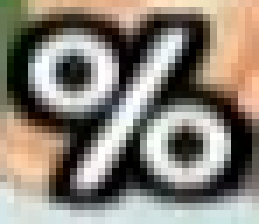
#> input picture smash-analysis/images/training/%.PNG, 37 x 32 px, given in place of 1.mp4, which was not available (shown 7 times larger)
$ python video_processor.py   (Python 2 division)
#> lines starting #> are read from the running program, lines starting #| are printed output that depends on the picture; after the words box and inside, x2 and y2 are one past the last pixel; in counts of white or black regions, pixels touching at a corner belong together; pictures that were not available may be replaced by others from this repository, and a replacement may not be noted
import numpy as np
import sys
import cv2

def print_coords(event, x, y, flags, param):
    if event == cv2.EVENT_LBUTTONDBLCLK:
        print 'x: ' + str(x) + ' y: ' + str(y)

cap = cv2.VideoCapture('tests/videos/1.mp4')
if not cap.isOpened():
    sys.exit(-1)

ret, frame = cap.read()
#> frame is the input picture: shape (32, 37, 3); mean B, G, R 119.3, 129.7, 137.2
c,r,w,h = 175, 55, 25, 75
track_window = (c,r,w,h)

roi = frame[r:r+h, c:c+w]
#> roi = empty array
hsv_roi =  cv2.cvtColor(frame, cv2.COLOR_BGR2HSV)
#> hsv_roi: shape (32, 37, 3); mean H, S, V 51.1, 66.5, 140.6
mask = cv2.inRange(hsv_roi, np.array((0., 60.,32.)), np.array((180.,255.,255.)))
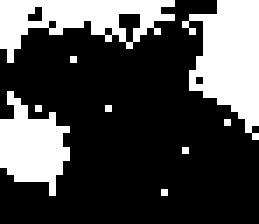
#> mask: shape (32, 37) (shown 7 times larger); 28.7% white; 9 white regions (6 under 20 px), largest, box (x1, y1, x2, y2) and area: (26, 0, 37, 20) 136, (0, 0, 25, 9) 109, (0, 13, 10, 28) 89
roi_hist = cv2.calcHist([hsv_roi],[0],mask,[180],[0,180])
#> roi_hist = 180 values, max 58 at index 13, min 0 at index 0, mean 1.89
cv2.normalize(roi_hist,roi_hist,0,255,cv2.NORM_MINMAX)

term_crit = ( cv2.TERM_CRITERIA_EPS | cv2.TERM_CRITERIA_COUNT, 20, 1 )

while cap.isOpened():
    ret, frame = cap.read()

    if ret == True:
        hsv = cv2.cvtColor(frame, cv2.COLOR_BGR2HSV)
        dst = cv2.calcBackProject([hsv],[0],roi_hist,[0,180],1)
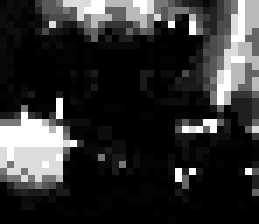
#> dst: shape (32, 37) (shown 7 times larger); min 0, max 255, mean 48.5

        # apply meanshift to get the new location
        ret, track_window = cv2.CamShift(dst, track_window, term_crit)
#> ret = ((17.5, 19), (18.21, 33.5), 87.23); track_window = (0, 9, 35, 20)

        # Draw it on image
        pts = cv2.boxPoints(ret)
#> pts = [[0.332, 10.72], [33.79, 9.1], [34.67, 27.28], [1.21, 28.9]]
        pts = np.int0(pts)
#> pts = [[0, 10], [33, 9], [34, 27], [1, 28]]
        img2 = cv2.polylines(frame,[pts],True, 255,2)
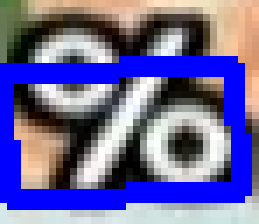
#> img2: shape (32, 37, 3) (shown 7 times larger); mean B, G, R 156.9, 102.5, 108.3
        cv2.imshow('img2',img2)

        k = cv2.waitKey(20) & 0xff
#> (key q is pressed here)
        if k == 27:
            break
        else:
            cv2.imwrite(chr(k)+".jpg",img2)

    else:
        break
    # [6 lines of commented-out code are left out]

cap.release()
cv2.destroyAllWindows()

$ run again, on smash-analysis/images/training/1.PNG
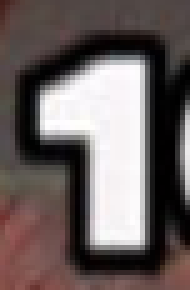
#> input picture smash-analysis/images/training/1.PNG, 38 x 58 px, given in place of 1.mp4, which was not available (shown 5 times larger)
#> frame is the input picture: shape (58, 38, 3); mean B, G, R 95.8, 96.8, 106.7
#> roi = empty array
#> hsv_roi: shape (58, 38, 3); mean H, S, V 60.2, 52.2, 107
#> `mask = cv2.inRange(hsv_roi, np.array((0., 60.,32.)), np.array((180.,25..`:
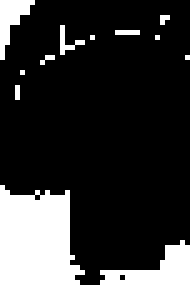
#> mask: shape (58, 38) (shown 5 times larger); 20.4% white; 11 white regions (9 under 20 px), largest, box (x1, y1, x2, y2) and area: (0, 37, 38, 58) 384, (0, 0, 7, 12) 38
#> roi_hist = 180 values, max 97 at index 3, min 0 at index 16, mean 2.5
#> ret = ((21, 31.5), (23.34, 30.4), 94.96); track_window = (5, 19, 32, 25)
#> `pts = cv2.boxPoints(ret)`: pts = [[6.86, 18.56], [37.15, 21.19], [35.14, 44.44], [4.85, 41.81]]
#> `pts = np.int0(pts)`: pts = [[6, 18], [37, 21], [35, 44], [4, 41]]
#> `img2 = cv2.polylines(frame,[pts],True, 255,2)`:
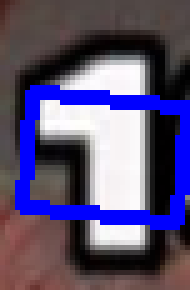
#> img2: shape (58, 38, 3) (shown 5 times larger); mean B, G, R 116.3, 81, 90.3
